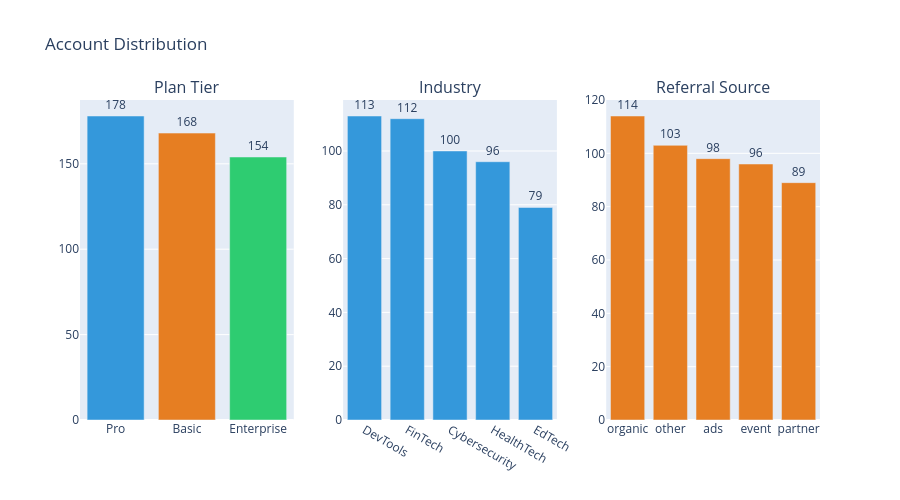

The cell this chart's notebook holds for it:
### Markdown cell above
## 3. Account Profile
Plan distribution, industry mix, and referral sources.

### Code cell
fig = make_subplots(
    rows=1, cols=3,
    subplot_titles=['Plan Tier', 'Industry', 'Referral Source']
)

# Plan tier
plan_counts = accounts['plan_tier'].value_counts()
fig.add_trace(go.Bar(
    x=plan_counts.index,
    y=plan_counts.values,
    text=plan_counts.values,
    textposition='outside',
    marker_color=['#3498db', '#e67e22', '#2ecc71'],
    showlegend=False
), row=1, col=1)

# Industry
industry_counts = accounts['industry'].value_counts()
fig.add_trace(go.Bar(
    x=industry_counts.index,
    y=industry_counts.values,
    text=industry_counts.values,
    textposition='outside',
    marker_color='#3498db',
    showlegend=False
), row=1, col=2)

# Referral source
referral_counts = accounts['referral_source'].value_counts()
fig.add_trace(go.Bar(
    x=referral_counts.index,
    y=referral_counts.values,
    text=referral_counts.values,
    textposition='outside',
    marker_color='#e67e22',
    showlegend=False
), row=1, col=3)

fig.update_layout(
    title='Account Distribution',
    height=500,
    font=dict(size=12)
)
fig.show()

### Figure 1 — Plotly figure (JSON) as saved in the notebook; plotly's stock layout.template omitted (floating-point values rounded to 4 significant figures)
{"data": [{"marker": {"color": ["#3498db", "#e67e22", "#2ecc71"]}, "showlegend": false, "text": [178.0, 168.0, 154.0], "textposition": "outside", "type": "bar", "x": ["Pro", "Basic", "Enterprise"], "xaxis": "x", "y": [178, 168, 154], "yaxis": "y"}, {"marker": {"color": "#3498db"}, "showlegend": false, "text": [113.0, 112.0, 100.0, 96.0, 79.0], "textposition": "outside", "type": "bar", "x": ["DevTools", "FinTech", "Cybersecurity", "HealthTech", "EdTech"], "xaxis": "x2", "y": [113, 112, 100, 96, 79], "yaxis": "y2"}, {"marker": {"color": "#e67e22"}, "showlegend": false, "text": [114.0, 103.0, 98.0, 96.0, 89.0], "textposition": "outside", "type": "bar", "x": ["organic", "other", "ads", "event", "partner"], "xaxis": "x3", "y": [114, 103, 98, 96, 89], "yaxis": "y3"}], "layout": {"annotations": [{"font": {"size": 16}, "showarrow": false, "text": "Plan Tier", "x": 0.1444, "xanchor": "center", "xref": "paper", "y": 1, "yanchor": "bottom", "yref": "paper"}, {"font": {"size": 16}, "showarrow": false, "text": "Industry", "x": 0.5, "xanchor": "center", "xref": "paper", "y": 1, "yanchor": "bottom", "yref": "paper"}, {"font": {"size": 16}, "showarrow": false, "text": "Referral Source", "x": 0.8556, "xanchor": "center", "xref": "paper", "y": 1, "yanchor": "bottom", "yref": "paper"}], "font": {"size": 12}, "height": 500, "title": {"text": "Account Distribution"}, "xaxis": {"anchor": "y", "domain": [0, 0.2889]}, "xaxis2": {"anchor": "y2", "domain": [0.3556, 0.6444]}, "xaxis3": {"anchor": "y3", "domain": [0.7111, 1]}, "yaxis": {"anchor": "x", "domain": [0, 1]}, "yaxis2": {"anchor": "x2", "domain": [0, 1]}, "yaxis3": {"anchor": "x3", "domain": [0, 1]}}}
